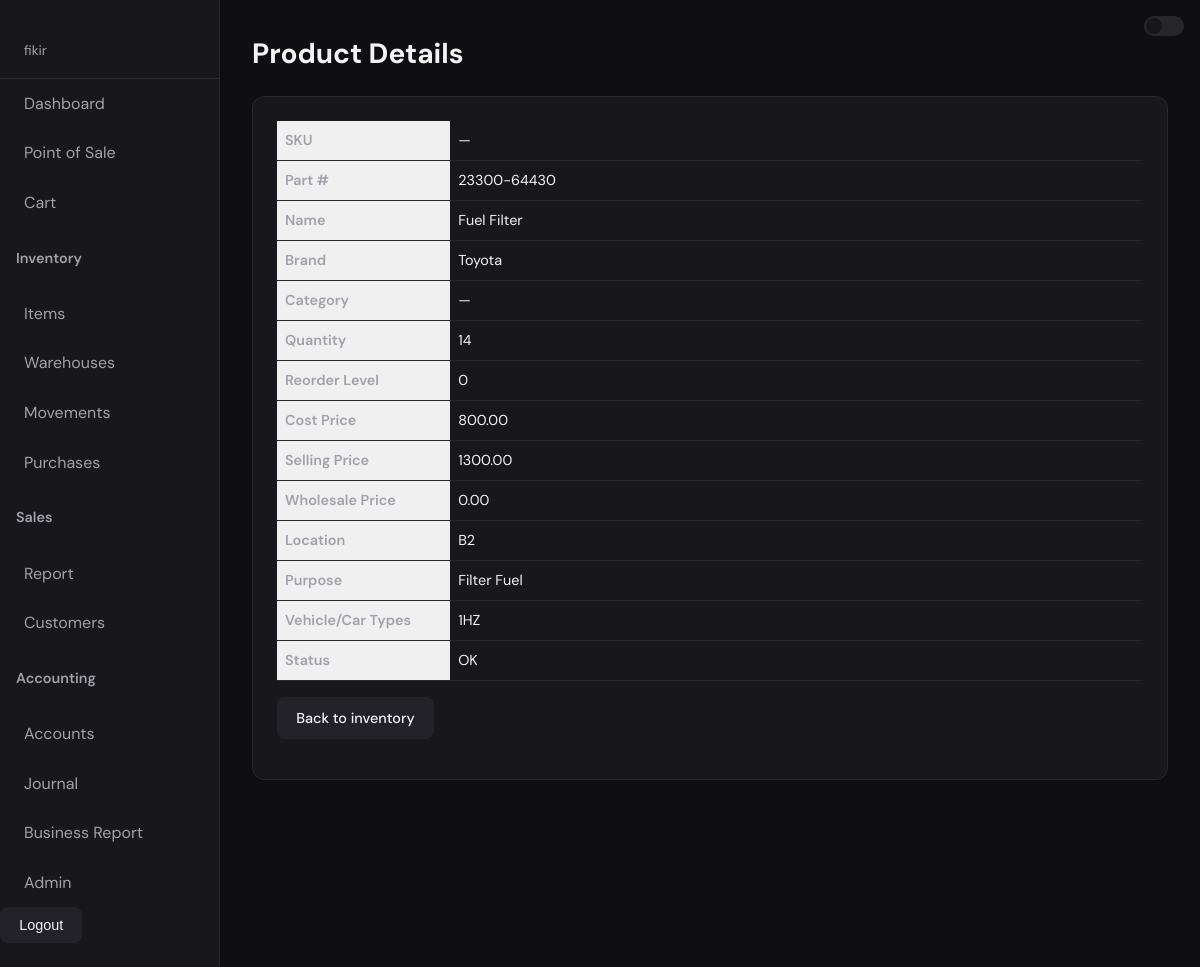
The app's page /inventory/product/589/ (signed in), older data.
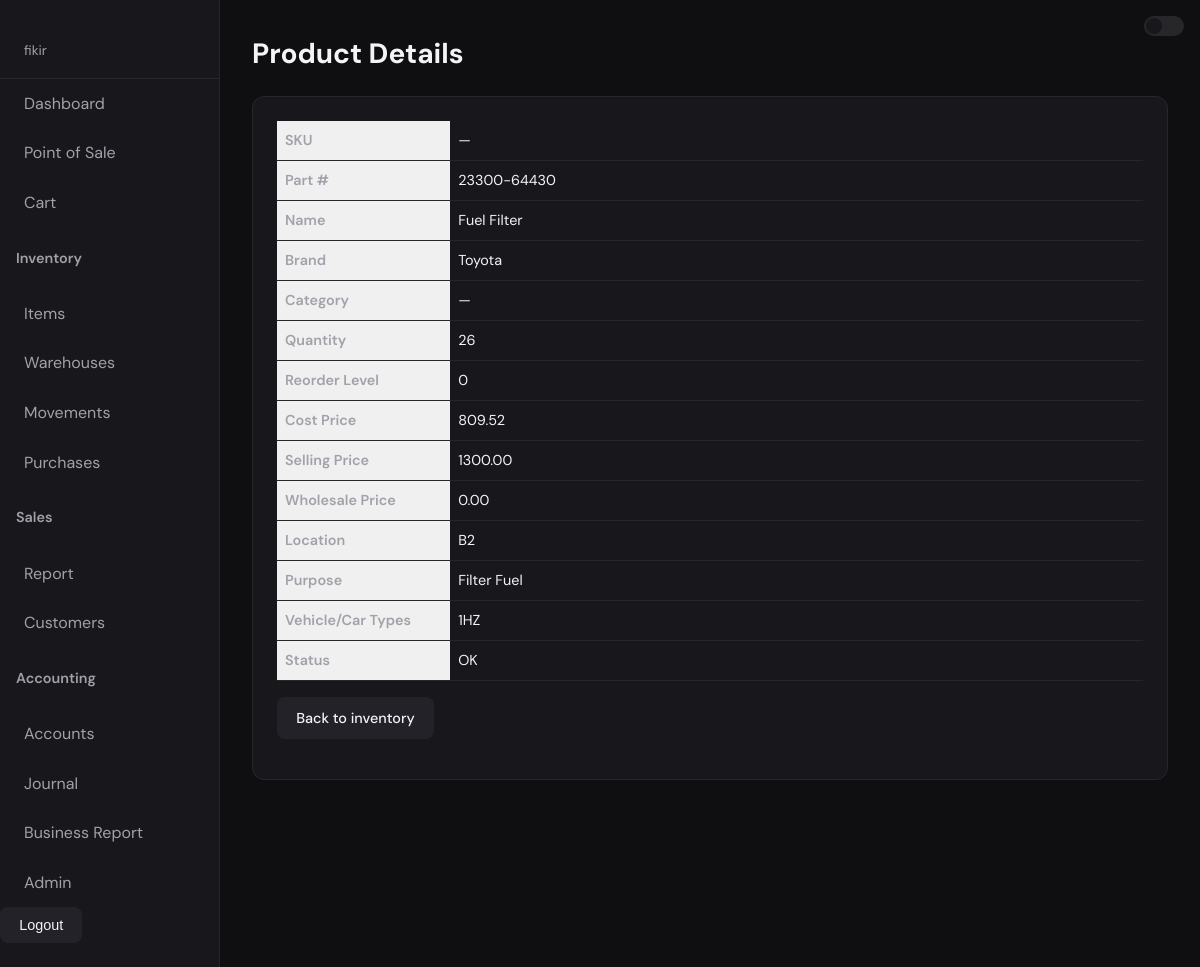
The same page, newer data.
### inventory/models.py (models this page shows, shortened)
class Product(models.Model):
    sku = models.CharField(max_length=50, unique=True, blank=True, help_text="Stock keeping unit")
    part_number = models.CharField(max_length=50, blank=True, help_text="OEM number")
    name = models.CharField(max_length=100)
    brand = models.CharField(max_length=50, blank=True)
    category = models.ForeignKey(Category, on_delete=models.SET_NULL, null=True, blank=True)
    quantity = models.PositiveIntegerField(default=0)
    reorder_level = models.PositiveIntegerField(default=0, help_text="Quantity at which to reorder")
    cost_price = models.FloatField(default=0)
    selling_price = models.FloatField()
    wholesale_price = models.FloatField(default=0)
    location = models.CharField(max_length=150, blank=True, help_text="Physical storage location (shelf, bin)")
    purpose = models.CharField(max_length=150, blank=True, help_text="Part purpose e.g. DIFFERENTIAL PINION")
    vehicle_application = models.TextField(blank=True, help_text="Car/vehicle types this part fits")
    compatibilities = models.ManyToManyField(
        "CarModel",
        blank=True,
        related_name="compatible_products",
        help_text="Vehicle models this part fits"
    )
    LOW_STOCK_THRESHOLD = 5
    def is_low_stock(self):
        return self.quantity <= self.LOW_STOCK_THRESHOLD

### inventory/views.py (the view)
# urls.py: path("product/<int:pk>/", views.product_detail, name="product_detail"),
@login_required
def product_detail(request, pk):
    product = get_object_or_404(Product, pk=pk)
    return render(request, "inventory/product_detail.html", {"product": product})

### inventory/templates/inventory/product_detail.html (shortened to what this page needs)
{% extends "base.html" %}
{% block content %}
<h1>Product Details</h1>
<div class="card">
    <table class="detail-table">
        <tr><th>SKU</th><td>{{ product.sku|default:"—" }}</td></tr>
        <tr><th>Part #</th><td>{{ product.part_number|default:"—" }}</td></tr>
        <tr><th>Name</th><td>{{ product.name }}</td></tr>
        <tr><th>Brand</th><td>{{ product.brand|default:"—" }}</td></tr>
        <tr><th>Category</th><td>{{ product.category.name|default:"—" }}</td></tr>
        <tr><th>Quantity</th><td>{{ product.quantity }}</td></tr>
        <tr><th>Reorder Level</th><td>{{ product.reorder_level }}</td></tr>
        <tr><th>Cost Price</th><td>{{ product.cost_price|floatformat:2 }}</td></tr>
        <tr><th>Selling Price</th><td>{{ product.selling_price|floatformat:2 }}</td></tr>
        <tr><th>Wholesale Price</th><td>{{ product.wholesale_price|floatformat:2 }}</td></tr>
        <tr><th>Location</th><td>{{ product.location|default:"—" }}</td></tr>
        <tr><th>Purpose</th><td>{{ product.purpose|default:"—" }}</td></tr>
        <tr><th>Vehicle/Car Types</th><td>
            {% if product.compatibilities.exists %}
                {% for cm in product.compatibilities.all %}
                    {{ cm }}{% if not forloop.last %}, {% endif %}
                {% endfor %}
            {% else %}
                {{ product.vehicle_application|default:"—" }}
            {% endif %}
        </td></tr>
        <tr><th>Status</th><td>{% if product.is_low_stock %}<span class="badge badge-low">Low</span>{% else %}<span class="badge badge-ok">OK</span>{% endif %}</td></tr>
    </table>
    <p style="margin-top:1rem;"><a href="{% url 'product_list' %}" class="btn btn-secondary">Back to inventory</a></p>
</div>
{% endblock %}

Row changes from the older to the newer data that the page shows:
changed Product "Fuel Filter": quantity "14" → "26"; cost_price "800.00" → "809.52"
